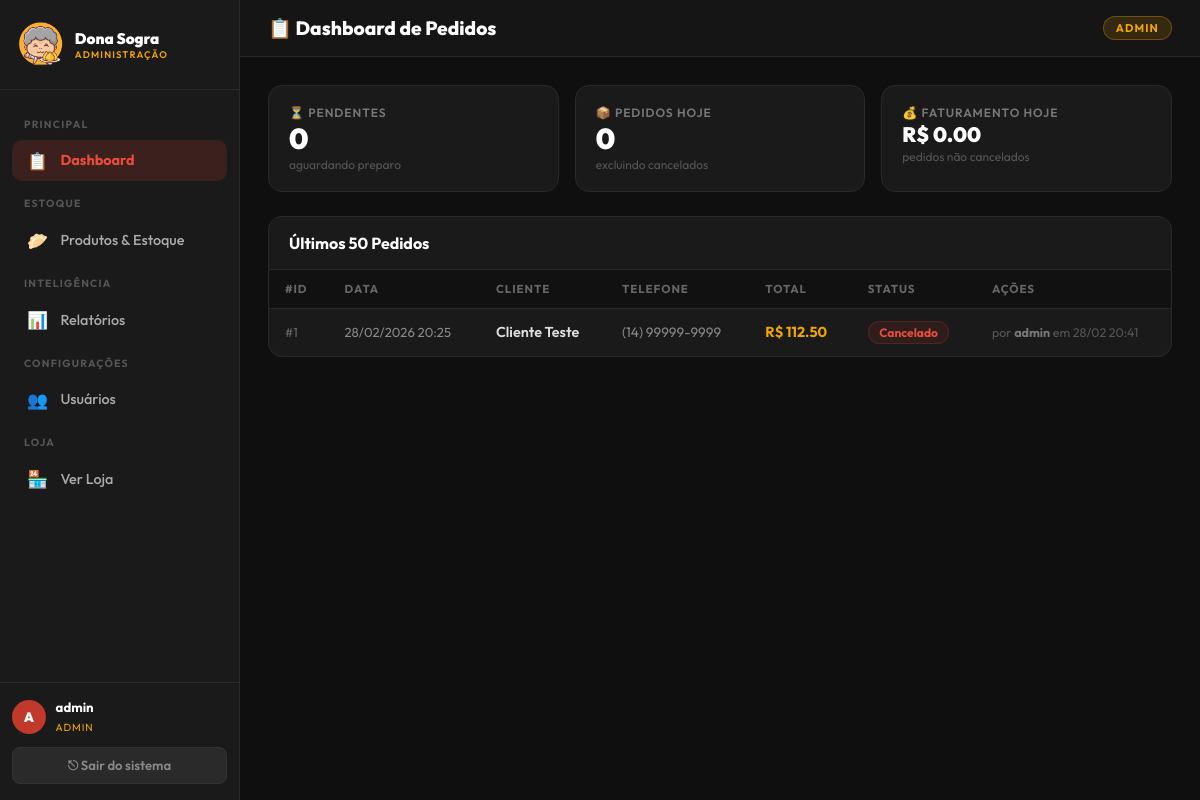
Page /admin/ (signed in) on the committed database.
### models.py (models this page shows, shortened)
class User(UserMixin, db.Model):
    __tablename__ = 'users'
    id            = db.Column(db.Integer, primary_key=True)
    username      = db.Column(db.String(64), unique=True, nullable=False, index=True)
    password_hash = db.Column(db.String(256), nullable=False)
    role          = db.Column(db.String(20), nullable=False, default='staff')  # 'admin' ou 'staff'
    is_active     = db.Column(db.Boolean, nullable=False, default=True)
    created_at    = db.Column(db.DateTime, nullable=False, default=datetime.utcnow)
    cancelamentos = db.relationship('Order',    foreign_keys='Order.cancelado_por_id',    backref='cancelado_por_usuario', lazy='dynamic')
    price_logs    = db.relationship('PriceLog', foreign_keys='PriceLog.changed_by_id',    backref='alterado_por_usuario', lazy='dynamic')

class Order(db.Model):
    __tablename__ = 'orders'
    STATUSES = ['Pendente', 'Em preparo', 'Pronto', 'Entregue', 'Cancelado']
    id                  = db.Column(db.Integer, primary_key=True)
    cliente_nome        = db.Column(db.String(150), nullable=False)
    cliente_tel         = db.Column(db.String(30),  nullable=True)
    total               = db.Column(db.Float, nullable=False, default=0.0)
    status              = db.Column(db.String(30), nullable=False, default='Pendente')
    created_at          = db.Column(db.DateTime, nullable=False, default=datetime.utcnow)
    cancelado_por_id    = db.Column(db.Integer, db.ForeignKey('users.id'), nullable=True)
    cancelado_em        = db.Column(db.DateTime, nullable=True)
    itens = db.relationship('OrderItem', backref='pedido', lazy='joined', cascade='all, delete-orphan')

### admin.py (the view)
@admin_bp.route('/')
@login_required
def dashboard():
    pedidos = (Order.query
               .order_by(Order.created_at.desc())
               .limit(50)
               .all())
    total_pendentes  = Order.query.filter_by(status='Pendente').count()
    total_hoje = (Order.query
                  .filter(Order.created_at >= datetime.utcnow().date())
                  .filter(Order.status != 'Cancelado')
                  .count())
    faturamento_hoje = (db.session.query(func.sum(Order.total))
                        .filter(Order.created_at >= datetime.utcnow().date())
                        .filter(Order.status != 'Cancelado')
                        .scalar() or 0.0)
    return render_template(
        'admin/dashboard.html',
        pedidos=pedidos,
        total_pendentes=total_pendentes,
        total_hoje=total_hoje,
        faturamento_hoje=faturamento_hoje,
    )

### app.py (called while the page is built)
@login_manager.user_loader
def load_user(user_id: str):
    return User.query.get(int(user_id))

### templates/admin/dashboard.html (shortened to what this page needs)
{% extends "admin/base_admin.html" %}
{% block page_title %}📋 Dashboard de Pedidos{% endblock %}
{% block content %}
<div class="stats-grid">
    <div class="stat-card">
        <div class="stat-label">⏳ Pendentes</div>
        <div class="stat-value">{{ total_pendentes }}</div>
        <div class="stat-sub">aguardando preparo</div>
    </div>
    <div class="stat-card">
        <div class="stat-label">📦 Pedidos Hoje</div>
        <div class="stat-value">{{ total_hoje }}</div>
        <div class="stat-sub">excluindo cancelados</div>
    </div>
    <div class="stat-card">
        <div class="stat-label">💰 Faturamento Hoje</div>
        <div class="stat-value" style="font-size:1.3rem;">
            R$ {{ '%.2f'|format(faturamento_hoje) }}
        </div>
        <div class="stat-sub">pedidos não cancelados</div>
    </div>
</div>
<div class="card">
    <div class="card-header">
        <h2>Últimos 50 Pedidos</h2>
    </div>
    {% if pedidos %}
    <div style="overflow-x:auto;">
        <table>
            <thead>
                <tr>
                    <th>#ID</th>
                    <th>Data</th>
                    <th>Cliente</th>
                    <th>Telefone</th>
                    <th>Total</th>
                    <th>Status</th>
                    <th>Ações</th>
                </tr>
            </thead>
            <tbody>
                {% for pedido in pedidos %}
                <tr>
                    <td style="color:#666; font-size:0.8rem;">#{{ pedido.id }}</td>
                    <td style="white-space:nowrap; font-size:0.82rem; color:#888;">
                        {{ pedido.created_at.strftime('%d/%m/%Y %H:%M') }}
                    </td>
                    <td style="font-weight:600; color:#ddd;">{{ pedido.cliente_nome }}</td>
                    <td style="color:#888; font-size:0.85rem;">{{ pedido.cliente_tel or '—' }}</td>
                    <td style="font-weight:700; color:#F0A500; white-space:nowrap;">
                        R$ {{ '%.2f'|format(pedido.total) }}
                    </td>
                    <td>
                        {% set cls = pedido.status.replace(' ', '-') %}
                        <span class="status-badge status-{{ cls }}">{{ pedido.status }}</span>
                    </td>
                    <td>
                        <div style="display:flex; gap:0.4rem; align-items:center; flex-wrap:wrap;">
                            {% if pedido.status != 'Cancelado' %}
                            <form method="POST" action="{{ url_for('admin.atualizar_status', order_id=pedido.id) }}"
                                style="display:inline-flex; gap:0.3rem;">
                                <select name="status" class="form-input"
                                    style="padding:0.3rem 0.5rem; font-size:0.78rem; width:auto;">
                                    {% for st in ['Pendente','Em preparo','Pronto','Entregue'] %}
                                    <option value="{{ st }}" {% if pedido.status==st %}selected{% endif %}>{{ st }}
                                    </option>
                                    {% endfor %}
                                </select>
                                <button type="submit" class="btn btn-ghost"
                                    style="padding:0.3rem 0.6rem; font-size:0.78rem;">✓</button>
                            </form>
                            <form method="POST" action="{{ url_for('admin.cancelar_pedido', order_id=pedido.id) }}"
                                onsubmit="return confirm('Cancelar Pedido #{{ pedido.id }}?\n\nO estoque sera restaurado automaticamente.\nEsta acao nao pode ser desfeita.');">
                                <button type="submit" class="btn btn-danger"
                                    style="padding:0.3rem 0.7rem; font-size:0.78rem;">
                                    ✕ Cancelar
                                </button>
                            </form>
                            {% else %}
                            <span style="color:#555; font-size:0.78rem; white-space:nowrap;">
                                {% if pedido.cancelado_por_usuario %}
                                por <strong style="color:#777;">{{ pedido.cancelado_por_usuario.username }}</strong>
                                {% endif %}
                                {% if pedido.cancelado_em %}
                                em {{ pedido.cancelado_em.strftime('%d/%m %H:%M') }}
                                {% endif %}
                            </span>
                            {% endif %}
                        </div>
                    </td>
                </tr>
                {% endfor %}
            </tbody>
        </table>
    </div>
    {% endif %}
</div>
{% endblock %}

### templates/admin/base_admin.html (shortened to what this page needs)
<!DOCTYPE html>
<html lang="pt-BR">
<head>
</head>
<body>
    <aside class="sidebar" id="sidebar">
        <div class="sidebar-brand">
            <img src="/img/logo.png" alt="Logo Dona Sogra" />
            <div class="sidebar-brand-text">
                <h2>Dona Sogra</h2>
                <p>Administração</p>
            </div>
        </div>
        <nav class="sidebar-nav">
            <span class="nav-section-label">Principal</span>
            <a href="{{ url_for('admin.dashboard') }}"
                class="nav-link {% if request.endpoint == 'admin.dashboard' %}active{% endif %}">
                <span class="nav-icon">📋</span> Dashboard
            </a>
            <span class="nav-section-label">Estoque</span>
            <a href="{{ url_for('admin.produtos') }}"
                class="nav-link {% if request.endpoint == 'admin.produtos' %}active{% endif %}">
                <span class="nav-icon">🥟</span> Produtos & Estoque
            </a>
            <span class="nav-section-label">Inteligência</span>
            <a href="{{ url_for('admin.relatorios') }}"
                class="nav-link {% if request.endpoint == 'admin.relatorios' %}active{% endif %}">
                <span class="nav-icon">📊</span> Relatórios
            </a>
            {% if current_user.role == 'admin' %}
            <span class="nav-section-label">Configurações</span>
            <a href="{{ url_for('admin.usuarios') }}"
                class="nav-link {% if request.endpoint == 'admin.usuarios' %}active{% endif %}">
                <span class="nav-icon">👥</span> Usuários
            </a>
            {% endif %}
            <span class="nav-section-label">Loja</span>
            <a href="/" class="nav-link" target="_blank">
                <span class="nav-icon">🏪</span> Ver Loja
            </a>
        </nav>
        <div class="sidebar-footer">
            <div class="user-info">
                <div class="user-avatar">{{ current_user.username[0].upper() }}</div>
                <div class="user-details">
                    <p>{{ current_user.username }}</p>
                    <span>{{ current_user.role }}</span>
                </div>
            </div>
            <a href="{{ url_for('auth.logout') }}" class="btn-logout">⎋ Sair do sistema</a>
        </div>
    </aside>
    <div class="main-content">
        <div class="topbar">
            <h1>{% block page_title %}Painel{% endblock %}</h1>
            <div class="topbar-right">
                <span class="badge-role">{{ current_user.role }}</span>
            </div>
        </div>
        <div class="page-body">
            {% block content %}{% endblock %}
        </div>
    </div>
</body>
</html>

### rows in the picture
User: username "A", username "admin", role "ADMIN"
Order: id "1", created_at "28/02/2026 20:25", cliente_nome "Cliente Teste", cliente_tel "(14) 99999-9999", total "112.50", status "Cancelado", cancelado_por_usuario.username "admin", cancelado_em "28/02 20:41"

### other values in the picture
{{ total_pendentes }} "0"
{{ total_hoje }} "0"
{{ '%.2f'|format(faturamento_hoje) }} "0.00"
